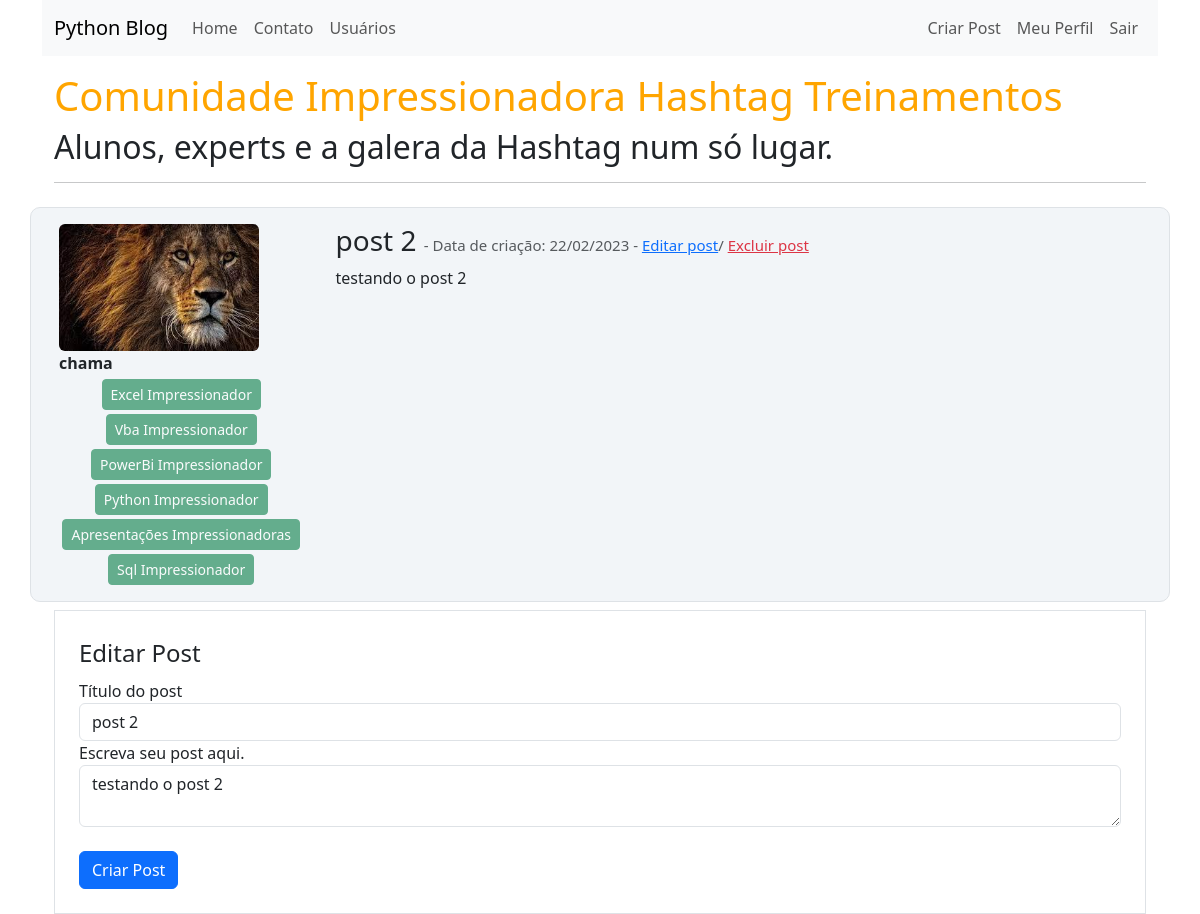
Screenshot of /post/3 (signed in) with the database file from the repository.
### comunidade/models.py (models this page shows, shortened)
class Usuario(database.Model, UserMixin):
    id = database.Column(database.Integer, primary_key=True)
    username = database.Column(database.String, nullable=False)
    senha = database.Column(database.String, nullable=False)
    email = database.Column(database.String, nullable=False, unique=True)
    foto_perfil = database.Column(database.String, default='default.jpg', nullable=False)
    posts = database.relationship('Post', backref='autor', lazy=True)
    cursos = database.Column(database.String, nullable=False, default='Não Informado')

class Post(database.Model):
    id = database.Column(database.Integer, primary_key=True)
    titulo = database.Column(database.String, nullable=False)
    corpo = database.Column(database.Text, nullable=False)
    data_criacao = database.Column(database.DateTime, nullable=False, default=datetime.utcnow)
    id_usuario = database.Column(database.Integer, database.ForeignKey('usuario.id'), nullable=False)

### comunidade/routes.py (the view)
@app.route('/post/<post_id>', methods=['GET', 'POST'])
@login_required
def exibir_post(post_id):
    post = Post.query.get(post_id)
    if current_user == post.autor:
        form = FormCriarPost()
        if request.method == 'GET':
            form.titulo.data = post.titulo
            form.corpo.data = post.corpo
        elif form.validate_on_submit():
            post.titulo = form.titulo.data
            post.corpo = form.corpo.data
            database.session.commit()
            flash('Post editado com sucesso.', 'alert-success')
            return redirect(url_for('home'))
    else:
        form = None
    return render_template('post.html', post=post, form=form)

### comunidade/forms.py
class FormCriarPost(FlaskForm):
    titulo = StringField('Título do post', validators=[DataRequired(), Length(2, 140)])
    corpo = TextAreaField('Escreva seu post aqui.', validators=[DataRequired()])
    botao_submit_post = SubmitField('Criar Post')

### comunidade/models.py (called while the page is built)
@login_manager.user_loader
def LoadUsuario(id_usuario):
    return Usuario.query.get(int(id_usuario))

### comunidade/templates/post.html (shortened to what this page needs)
{% extends 'base.html' %}
{% block body %}
        <div class="container mt-3">
            <h1 style="color: orange">Comunidade Impressionadora Hashtag Treinamentos</h1>
            <h2>Alunos, experts e a galera da Hashtag num só lugar.</h2>
            <hr>
        </div>
            <div class="row border mt-4 p-3 meupost">
                <div class="col col-3">
                    <div class="d-flex align-items-center">
                        <div class="image pe-2">
                            <img src="{{ url_for('static', filename='fotos_perfil/{}'.format(post.autor.foto_perfil)) }}" class="rounded" width="200" >
                            <strong>{{ post.autor.username }}</strong>
                            <div class="col" style="text-align: center">
                                {% for curso in post.autor.cursos.split(';') %}
                                    <button type="button" class="btn btn-success btn-sm mt-1" disabled>{{ curso }} </button>
                                {% endfor %}
                            </div>
                        </div>
                    </div>
                </div>
                <div class="col col-9">
                    <h3>{{ post.titulo }}
                        <small class="text-muted" style="font-size: 15px"> - Data de criação: {{ post.data_criacao.strftime('%d/%m/%Y') }}
                        {% if form %}
                            - <a href="#form_editarpost">Editar post</a>/
                            <a href="#"  class="text-danger" data-bs-toggle="modal" data-bs-target="#excluirPost">Excluir post</a>
                        {% endif %}
                        </small>
                    </h3>
                    <p>{{ post.corpo }}</p>
                </div>
            </div>
        {% if form %}
        <div class="container">
            <div class="row">
                <div class="col">
                    <form method="POST" id="form_editarpost" action="" class="border p-4 mt-2">
                        <legend>Editar Post</legend>
                        <fieldset>
                            <div class="form-group">
                                {{ form.titulo.label(class="form-control-label") }}
                                {% if form.titulo.errors %}
                                    {{ form.titulo(class="form-control is-invalid") }}
                                <div class="invalid-feedback">
                                    {% for erro in form.titulo.errors %}
                                        {{ erro }}
                                    {% endfor %}
                                </div>
                                {% else %}
                                    {{ form.titulo(class="form-control") }}
                                {% endif %}
                            </div>
                            <div class="form-group">
                                {{ form.corpo.label(class="form-control-label") }}
                                {% if form.corpo.errors %}
                                    {{ form.corpo(class="form-control is-invalid") }}
                                <div class="invalid-feedback">
                                    {% for erro in form.corpo.errors %}
                                        {{ erro }}
                                    {% endfor %}
                                </div>
                                {% else %}
                                    {{ form.corpo(class="form-control") }}
                                {% endif %}
                            </div>
                        </fieldset>
                        {{ form.botao_submit_post(class="btn btn-primary mt-4") }}
                    </form>
                </div>
            </div>
        </div>
        {% endif %}
{% endblock %}

### comunidade/static/main.css (style rules this page uses)
.meupost { background: #f2f5f8; border-radius: 10px; }

### rows the page displays
Usuario: foto_perfil (picture), autor.username "chama"
Post: titulo "post 2", data_criacao "22/02/2023", corpo "testando o post 2"

### other values shown
{{ curso }} "Excel Impressionador" "Vba Impressionador" "PowerBi Impressionador" "Python Impressionador" "Apresentações Impressionadoras" "Sql Impressionador"
